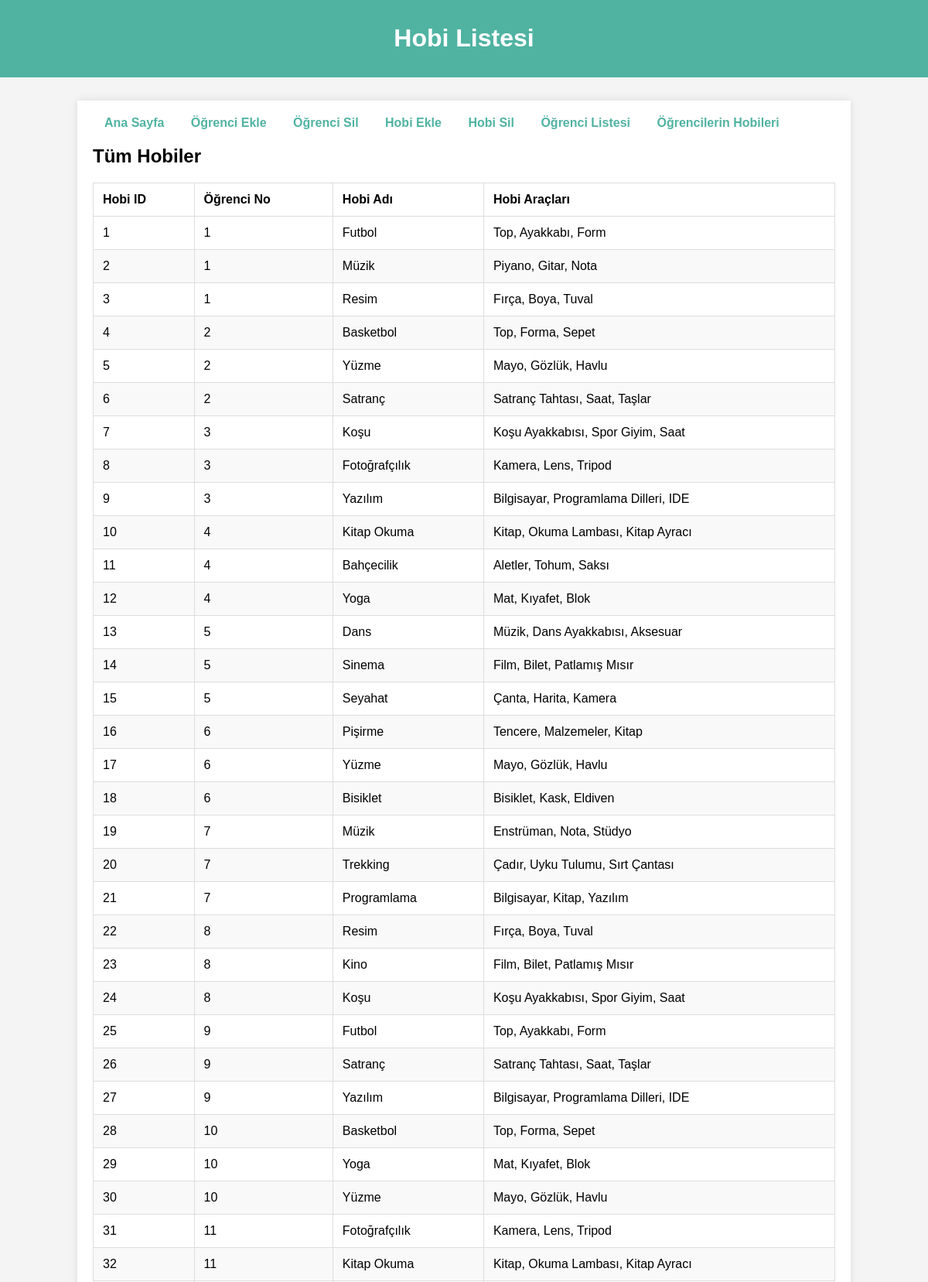
/hobi_liste.php (upper part), run on the app's committed database.
### tables this page shows
CREATE TABLE IF NOT EXISTS hobi (
    hobi_id INT AUTO_INCREMENT PRIMARY KEY,
    ogrenci_no INT NOT NULL,
    hobi_adı VARCHAR(100) NOT NULL,
    hobi_araclari VARCHAR(100),
    FOREIGN KEY (ogrenci_no) REFERENCES ogrenci(ogrenci_no) ON DELETE CASCADE
);

### hobi_liste.php (the view, shortened to what this page needs)
<?php
include 'db.php';
?>
<!DOCTYPE html>
<html lang="tr">
<head>
    <link rel="stylesheet" href="css/styles.css">
</head>
<body>
    <header>
        <h1>Hobi Listesi</h1>
    </header>
    <div class="container">
        <nav>
            <a href="index.php">Ana Sayfa</a>
            <a href="ogrenci_ekle.php">Öğrenci Ekle</a>
            <a href="ogrenci_sil.php">Öğrenci Sil</a>
            <a href="hobi_ekle.php">Hobi Ekle</a>
            <a href="hobi_sil.php">Hobi Sil</a>
            <a href="ogrenci_liste.php">Öğrenci Listesi</a>
            <a href="ogrencilerin_hobileri.php">Öğrencilerin Hobileri</a>
        </nav>
        <h2>Tüm Hobiler</h2>
        <table>
            <thead>
                <tr>
                    <th>Hobi ID</th>
                    <th>Öğrenci No</th>
                    <th>Hobi Adı</th>
                    <th>Hobi Araçları</th>
                </tr>
            </thead>
            <tbody>
                <?php
                $sql = "SELECT hobi_id, ogrenci_no, hobi_adı, hobi_araclari FROM hobi ORDER BY hobi_id ASC";
                $result = $conn->query($sql);
                if ($result->num_rows > 0) {
                    while($row = $result->fetch_assoc()) {
                        echo "<tr>";
                        echo "<td>" . htmlspecialchars($row['hobi_id']) . "</td>";
                        echo "<td>" . htmlspecialchars($row['ogrenci_no']) . "</td>";
                        echo "<td>" . htmlspecialchars($row['hobi_adı']) . "</td>";
                        echo "<td>" . htmlspecialchars($row['hobi_araclari']) . "</td>";
                        echo "</tr>";
                    }
                } else {
                    echo "<tr><td colspan='4'>Kayıt Bulunmamaktadır.</td></tr>";
                }
                ?>
            </tbody>
        </table>
    </div>
</body>
</html>

### css/styles.css (style rules this page uses)
body { font-family: Arial, sans-serif; background-color: #f4f4f4; margin: 0; padding: 0; }
.container { width: 80%; margin: auto; overflow: hidden; padding: 20px; background: #fff; margin-top: 30px; box-shadow: 0 0 10px rgba(0,0,0,0.1); }
header { background: #50b3a2; color: #fff; padding: 10px 0; text-align: center; }
nav a { margin: 0 15px; text-decoration: none; color: #50b3a2; font-weight: bold; }
table { width: 100%; border-collapse: collapse; margin-top: 20px; }
table, th, td { border: 1px solid #ddd; }
th, td { padding: 12px; text-align: left; }
tr:nth-child(even) { background-color: #f9f9f9; }

### data on the page
hobi: hobi_id "1", ogrenci_no "1", hobi_adı "Futbol", hobi_araclari "Top, Ayakkabı, Form"
hobi: hobi_id "2", ogrenci_no "1", hobi_adı "Müzik", hobi_araclari "Piyano, Gitar, Nota"
hobi: hobi_id "3", ogrenci_no "1", hobi_adı "Resim", hobi_araclari "Fırça, Boya, Tuval"
hobi: hobi_id "4", ogrenci_no "2", hobi_adı "Basketbol", hobi_araclari "Top, Forma, Sepet"
hobi: hobi_id "5", ogrenci_no "2", hobi_adı "Yüzme", hobi_araclari "Mayo, Gözlük, Havlu"
hobi: hobi_id "6", ogrenci_no "2", hobi_adı "Satranç", hobi_araclari "Satranç Tahtası, Saat, Taşlar"
hobi: hobi_id "7", ogrenci_no "3", hobi_adı "Koşu", hobi_araclari "Koşu Ayakkabısı, Spor Giyim, Saat"
hobi: hobi_id "8", ogrenci_no "3", hobi_adı "Fotoğrafçılık", hobi_araclari "Kamera, Lens, Tripod"
hobi: hobi_id "9", ogrenci_no "3", hobi_adı "Yazılım", hobi_araclari "Bilgisayar, Programlama Dilleri, IDE"
hobi: hobi_id "10", ogrenci_no "4", hobi_adı "Kitap Okuma", hobi_araclari "Kitap, Okuma Lambası, Kitap Ayracı"
hobi: hobi_id "11", ogrenci_no "4", hobi_adı "Bahçecilik", hobi_araclari "Aletler, Tohum, Saksı"
hobi: hobi_id "12", ogrenci_no "4", hobi_adı "Yoga", hobi_araclari "Mat, Kıyafet, Blok"
hobi: hobi_id "13", ogrenci_no "5", hobi_adı "Dans", hobi_araclari "Müzik, Dans Ayakkabısı, Aksesuar"
hobi: hobi_id "14", ogrenci_no "5", hobi_adı "Sinema", hobi_araclari "Film, Bilet, Patlamış Mısır"
hobi: hobi_id "15", ogrenci_no "5", hobi_adı "Seyahat", hobi_araclari "Çanta, Harita, Kamera"
hobi: hobi_id "16", ogrenci_no "6", hobi_adı "Pişirme", hobi_araclari "Tencere, Malzemeler, Kitap"
hobi: hobi_id "17", ogrenci_no "6", hobi_adı "Yüzme", hobi_araclari "Mayo, Gözlük, Havlu"
hobi: hobi_id "18", ogrenci_no "6", hobi_adı "Bisiklet", hobi_araclari "Bisiklet, Kask, Eldiven"
hobi: hobi_id "19", ogrenci_no "7", hobi_adı "Müzik", hobi_araclari "Enstrüman, Nota, Stüdyo"
hobi: hobi_id "20", ogrenci_no "7", hobi_adı "Trekking", hobi_araclari "Çadır, Uyku Tulumu, Sırt Çantası"
hobi: hobi_id "21", ogrenci_no "7", hobi_adı "Programlama", hobi_araclari "Bilgisayar, Kitap, Yazılım"
hobi: hobi_id "22", ogrenci_no "8", hobi_adı "Resim", hobi_araclari "Fırça, Boya, Tuval"
hobi: hobi_id "23", ogrenci_no "8", hobi_adı "Kino", hobi_araclari "Film, Bilet, Patlamış Mısır"
hobi: hobi_id "24", ogrenci_no "8", hobi_adı "Koşu", hobi_araclari "Koşu Ayakkabısı, Spor Giyim, Saat"
hobi: hobi_id "25", ogrenci_no "9", hobi_adı "Futbol", hobi_araclari "Top, Ayakkabı, Form"
hobi: hobi_id "26", ogrenci_no "9", hobi_adı "Satranç", hobi_araclari "Satranç Tahtası, Saat, Taşlar"
hobi: hobi_id "27", ogrenci_no "9", hobi_adı "Yazılım", hobi_araclari "Bilgisayar, Programlama Dilleri, IDE"
hobi: hobi_id "28", ogrenci_no "10", hobi_adı "Basketbol", hobi_araclari "Top, Forma, Sepet"
hobi: hobi_id "29", ogrenci_no "10", hobi_adı "Yoga", hobi_araclari "Mat, Kıyafet, Blok"
hobi: hobi_id "30", ogrenci_no "10", hobi_adı "Yüzme", hobi_araclari "Mayo, Gözlük, Havlu"
hobi: hobi_id "31", ogrenci_no "11", hobi_adı "Fotoğrafçılık", hobi_araclari "Kamera, Lens, Tripod"
hobi: hobi_id "32", ogrenci_no "11", hobi_adı "Kitap Okuma", hobi_araclari "Kitap, Okuma Lambası, Kitap Ayracı"
